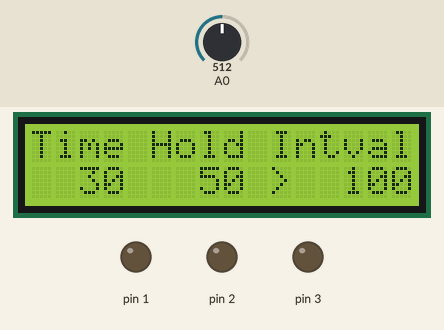
A sketch run on a simulated Arduino Uno, built with avr-gcc and run on an emulated ATmega328P. On the bench: 16×2 character LCD, output pins drawn as LEDs (lit = HIGH). The inputs (shaded band) are chosen by the test bench; at power-on: A0 = 512. Pins used as bus, display or sensor lines are not drawn.

Above: at 0.97 s.
1.3 s: A0 set to 636
2.9 s: A0 set to 665
At 3.51 s:
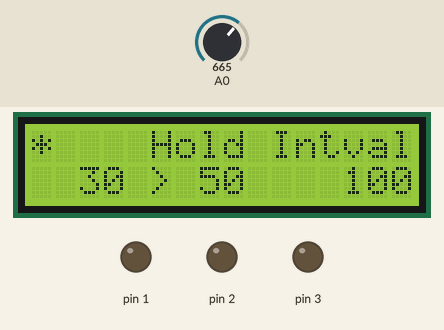
5.9 s: A0 set to 640
At 7.44 s:
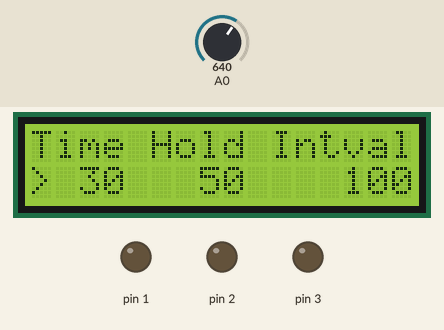
8.7 s: A0 set to 660
At 23.57 s:
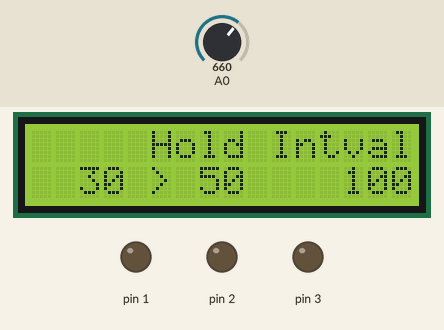

The sketch:

Multi-Solenoid_LED_Controller_-_Configurable_Cycle_Limit.ino
```cpp
#include <Arduino.h>
#include <LiquidCrystal.h>
#include <MsTimer2.h>

void doType(bool);
void stopTyping();
void timerFired();
int getIncrementStep(int);
void refreshDisplay(bool);
byte readButton();

// Select the pins used on the LCD panel
LiquidCrystal lcd(8, 9, 4, 5, 6, 7);

// Define some values used by the panel and buttons
#define BUTTON_RIGHT 0
#define BUTTON_UP 1
#define BUTTON_DOWN 2
#define BUTTON_LEFT 3
#define BUTTON_SELECT 4
#define BUTTON_NONE 5

#define BUTTON_READ_INTERVAL 30
#define BUTTON_REPEAT_INTERVAL 30
#define BUTTON_REPEAT_THRESHOLD 600

//
volatile int numberOfKeys = 2;
volatile int holdDuration = 50;
volatile int keyInterval = 100;
volatile int cycleTime = 30;

#define MIN_KEYS 1
#define MAX_KEYS 4
#define MIN_HOLD 5
#define MAX_HOLD 900
#define MIN_INTERVAL 50
#define MAX_INTERVAL 900
#define MIN_CYCLETIME 1
#define MAX_CYCLETIME 3600

#define RESOLUTION 1

#define INDEX_KEYS 0
#define INDEX_HOLD 1
#define INDEX_INTERVAL 2
#define NUMBER_OF_MENU_ITEMS 3

//
volatile byte selectionIndex = INDEX_KEYS;

volatile boolean isTyping = false;

void setup()
{
  pinMode(0, OUTPUT);
  pinMode(1, OUTPUT);
  pinMode(2, OUTPUT);
  pinMode(3, OUTPUT);

  lcd.begin(16, 2);
  refreshDisplay(true);

  MsTimer2::set(RESOLUTION, timerFired);
  MsTimer2::start();
}

void loop()
{
}

void doType(bool startTyping)
{
  static unsigned long startTime;
  static unsigned long cycle[MAX_KEYS];
  unsigned long lapseTime;

  if (startTyping)
  {
    lcd.setCursor(0, 0);
    lcd.print("    ");
    startTime = millis();
    lapseTime = 0;
    cycle[0] = cycle[1] = cycle[2] = cycle[3] = 0;
  }
  else
  {
    lapseTime = millis() - startTime;
  }

  if (cycleTime * 1000 >= lapseTime)
  {
    for (int i = 0; i < numberOfKeys; i++)
    {
      if (lapseTime >= (numberOfKeys * ((cycle[i] + 1) / 2) + i) * keyInterval)
      {
        cycle[i]++;
        digitalWrite(i, HIGH);
        lcd.setCursor(i, 0);
        lcd.print("*");
      }
      if (lapseTime >= (cycle[i] / 2 * numberOfKeys + i) * keyInterval + holdDuration)
      {
        cycle[i]++;
        digitalWrite(i, LOW);
        lcd.setCursor(i, 0);
        lcd.print(" ");
      }
    }
  }
  else
  {
    stopTyping();
    isTyping = false;
    refreshDisplay(BUTTON_SELECT);
  }
}

void stopTyping()
{
  for (int i = 0; i < numberOfKeys; i++)
  {
    digitalWrite(i, LOW);
  }
}

void timerFired()
{
  static unsigned long lastButtonPressed = 0;
  static unsigned long lastButtonReleased = 0;
  static unsigned long lastButtonSent = 0;
  byte button = BUTTON_NONE;
  unsigned long timeRead;

  timeRead = millis();
  if (timeRead % BUTTON_READ_INTERVAL == 0)
  {
    button = readButton();
    if (button != BUTTON_NONE)
    {
      if (lastButtonPressed <= lastButtonReleased)
      {
        lastButtonPressed = timeRead;
      }
    }
    else
    {
      if (lastButtonPressed >= lastButtonReleased)
      {
        lastButtonReleased = timeRead;
      }
    }

    if (lastButtonPressed > lastButtonReleased)
    {
      if ((lastButtonSent < lastButtonPressed && lastButtonPressed - lastButtonReleased >= BUTTON_READ_INTERVAL) || (lastButtonSent >= lastButtonPressed && timeRead - lastButtonPressed > BUTTON_REPEAT_THRESHOLD && timeRead - lastButtonSent >= BUTTON_REPEAT_INTERVAL))
      {
        lastButtonSent = timeRead;
      }
      else
      {
        button = BUTTON_NONE;
      }
    }
  }

  switch (button)
  {
  case BUTTON_SELECT:
    if (isTyping)
    {
      stopTyping();
      isTyping = false;
    }
    else
    {
      isTyping = true;
    }
    break;
  case BUTTON_RIGHT:
    selectionIndex++;
    selectionIndex %= NUMBER_OF_MENU_ITEMS;
    break;
  case BUTTON_LEFT:
    if (selectionIndex > 0)
    {
      selectionIndex--;
    }
    else
    {
      selectionIndex = NUMBER_OF_MENU_ITEMS - 1;
    }
    break;
  case BUTTON_UP:
    switch (selectionIndex)
    {
    case INDEX_KEYS:
      cycleTime++;
      cycleTime = min(cycleTime, MAX_CYCLETIME);
      break;
    case INDEX_HOLD:
      holdDuration += getIncrementStep(holdDuration);
      holdDuration = min(holdDuration, MAX_HOLD);
      break;
    case INDEX_INTERVAL:
      keyInterval += getIncrementStep(keyInterval);
      keyInterval = min(keyInterval, MAX_INTERVAL);
      break;
    }
    break;
  case BUTTON_DOWN:
    switch (selectionIndex)
    {
    case INDEX_KEYS:
      cycleTime--;
      cycleTime = max(cycleTime, MIN_CYCLETIME);
      break;
    case INDEX_HOLD:
      holdDuration -= getIncrementStep(holdDuration - 1);
      holdDuration = max(holdDuration, MIN_HOLD);
      break;
    case INDEX_INTERVAL:
      keyInterval -= getIncrementStep(keyInterval - 1);
      keyInterval = max(keyInterval, MIN_HOLD);
      break;
    }
    break;
  }

  if (button != BUTTON_NONE)
  {
    refreshDisplay(button == BUTTON_SELECT);
  }
  if (isTyping)
  {
    doType(button != BUTTON_NONE);
  }
}

int getIncrementStep(int value)
{
  int step;
  if (value < 100)
  {
    step = 1;
  }
  else if (value < 300)
  {
    step = 10;
  }
  else
  {
    step = 20;
  }
  return step;
}

void refreshDisplay(bool init)
{
  char output[17];
  unsigned char selectedItem[3];

  if (init)
  {
    lcd.clear();
    lcd.setCursor(0, 0);
    lcd.print("Time Hold Intval");
  }

  for (int i = 0; i < NUMBER_OF_MENU_ITEMS; i++)
  {
    if (selectionIndex == i)
    {
      selectedItem[i] = '>';
    }
    else
    {
      selectedItem[i] = ' ';
    }
  }
  sprintf(output, "%c%3d %c%3d %c%5d", selectedItem[INDEX_KEYS], cycleTime, selectedItem[INDEX_HOLD], holdDuration, selectedItem[INDEX_INTERVAL], keyInterval);
  lcd.setCursor(0, 1);
  lcd.print(output);
}

// read the buttons
byte readButton()
{
  byte button = BUTTON_NONE;

  int adc = 0;
  adc = analogRead(0); // read the value from the sensor

  // The analog readout will become close to these values when a button is pressed
  //   Right:    0
  //   Up:     144
  //   Down:   329
  //   Left:   504
  //   Select: 741
  if (adc < 50)
  {
    button = BUTTON_RIGHT;
  }
  else if (adc < 250)
  {
    button = BUTTON_UP;
  }
  else if (adc < 450)
  {
    button = BUTTON_DOWN;
  }
  else if (adc < 650)
  {
    button = BUTTON_LEFT;
  }
  else if (adc < 850)
  {
    button = BUTTON_SELECT;
  }

  return button;
}
```

Measured:
- the behaviour switches between 649 and 650 on A0 (found by bisection; images 0 and 1)
- after the input at 8.7 s, the display: first changes after 0.16 s (image 3 shows a later state)
